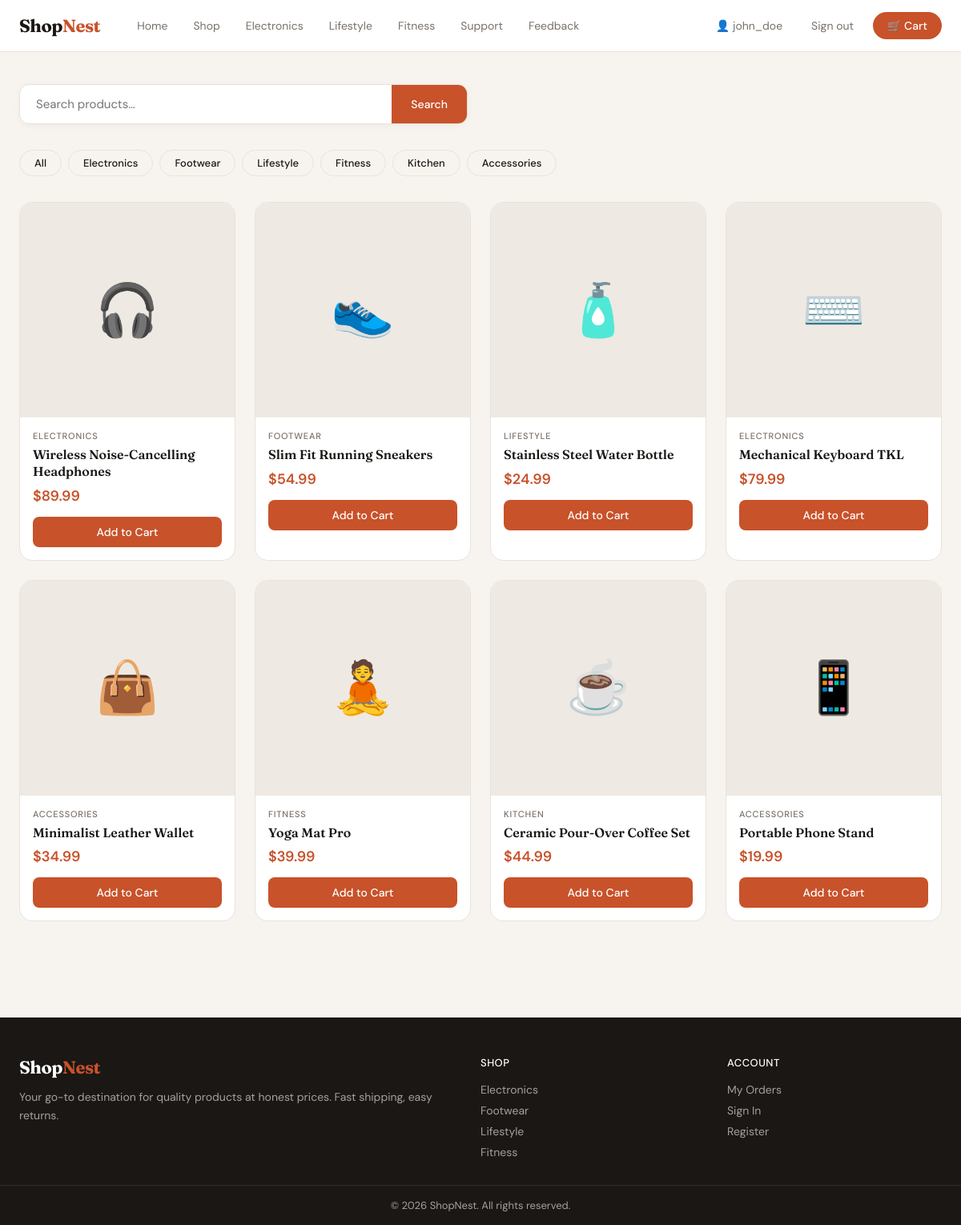
/products/index.php (signed in), run on the app's committed database.
### tables this page shows
CREATE TABLE products (
        id INTEGER PRIMARY KEY AUTOINCREMENT,
        name TEXT,
        description TEXT,
        price REAL,
        category TEXT,
        image TEXT,
        stock INTEGER DEFAULT 100
    );

### products/index.php (the view, shortened to what this page needs)
<?php
require_once __DIR__ . '/../layout.php';
$icons = [
    'headphones' => '🎧', 'sneakers' => '👟', 'bottle' => '🧴',
    'keyboard' => '⌨️', 'wallet' => '👜', 'yogamat' => '🧘',
    'coffee' => '☕', 'stand' => '📱'
];
$q = $_GET['q'] ?? '';
$category = $_GET['category'] ?? '';
if ($q !== '') {
    $products = $db->query("SELECT * FROM products WHERE name LIKE '%$q%' OR description LIKE '%$q%'")->fetchAll(PDO::FETCH_ASSOC);
} elseif ($category !== '') {
    $products = $db->query("SELECT * FROM products WHERE category = '$category'")->fetchAll(PDO::FETCH_ASSOC);
} else {
    $products = $db->query("SELECT * FROM products")->fetchAll(PDO::FETCH_ASSOC);
}
?>
<main>
    <section style="margin-bottom:32px;">
        <form action="/products" method="GET" class="search-bar" style="max-width:560px;">
            <input type="text" name="q" value="<?= $q  ?>" placeholder="Search products…">
            <button type="submit">Search</button>
        </form>
    </section>
    <div style="display:flex;gap:8px;flex-wrap:wrap;margin-bottom:32px;">
        <a href="/products" class="btn btn-outline" style="padding:7px 18px;font-size:13px;border-radius:20px;">All</a>
        <?php foreach (['Electronics','Footwear','Lifestyle','Fitness','Kitchen','Accessories'] as $cat): ?>
        <a href="/products?category=<?= urlencode($cat) ?>"
           class="btn btn-outline"
           style="padding:7px 18px;font-size:13px;border-radius:20px;<?= $category === $cat ? 'background:var(--accent);color:#fff;border-color:var(--accent);' : '' ?>">
            <?= $cat ?>
        </a>
        <?php endforeach; ?>
    </div>
    <?php if (empty($products)): ?>
    <div style="text-align:center;padding:80px 0;color:var(--muted);">
        <div style="font-size:48px;margin-bottom:16px;">🔍</div>
        <h3 style="font-family:'Fraunces',serif;margin-bottom:8px;">No products found</h3>
        <p>Try a different search term or browse all products.</p>
    </div>
    <?php else: ?>
    <div class="product-grid">
        <?php foreach ($products as $p): ?>
        <div class="product-card">
            <a href="/product?id=<?= $p['id'] ?>">
                <div class="product-img"><?= $icons[$p['image']] ?? '📦' ?></div>
            </a>
            <div class="product-body">
                <div class="product-category"><?= htmlspecialchars($p['category']) ?></div>
                <div class="product-name">
                    <a href="/product?id=<?= $p['id'] ?>"><?= htmlspecialchars($p['name']) ?></a>
                </div>
                <div class="product-price">$<?= number_format($p['price'], 2) ?></div>
                <form method="POST" action="/cart">
                    <button type="submit" class="btn btn-primary">Add to Cart</button>
                </form>
            </div>
        </div>
        <?php endforeach; ?>
    </div>
    <?php endif; ?>
</main>

### layout.php (style rules this page uses)
*, *::before, *::after { box-sizing: border-box; margin: 0; padding: 0; }
:root { --bg: #F7F4EF; --surface: #FFFFFF; --border: #E8E2D9; --text: #1A1714; --muted: #7A7168; --accent: #C8522A; --accent-hover: #A8421F; --accent-light: #F5EDE8; --success: #2D6A4F; --tag-bg: #EEE9E2; }
body { font-family: 'DM Sans', sans-serif; background: var(--bg); color: var(--text); min-height: 100vh; font-size: 15px; }
a { color: inherit; text-decoration: none; }
main { max-width: 1200px; margin: 0 auto; padding: 40px 24px; }
.search-bar { display: flex; gap: 0; background: var(--surface); border: 1px solid var(--border); border-radius: 12px; overflow: hidden; box-shadow: 0 2px 8px rgba(0,0,0,.04); }
.search-bar input { flex: 1; padding: 14px 20px; border: none; outline: none; font-family: 'DM Sans', sans-serif; font-size: 15px; background: transparent; color: var(--text); }
.search-bar button { padding: 14px 24px; background: var(--accent); border: none; cursor: pointer; color: #fff; font-size: 14px; font-weight: 500; font-family: 'DM Sans', sans-serif; transition: background .15s; }
.product-grid { display: grid; grid-template-columns: repeat(auto-fill, minmax(260px, 1fr)); gap: 24px; }
.product-card { background: var(--surface); border: 1px solid var(--border); border-radius: 16px; overflow: hidden; transition: box-shadow .2s, transform .2s; }
.product-img { width: 100%; aspect-ratio: 1; background: var(--tag-bg); display: flex; align-items: center; justify-content: center; font-size: 64px; }
.product-body { padding: 16px; }
.product-category { font-size: 11px; font-weight: 500; color: var(--muted); text-transform: uppercase; letter-spacing: .8px; margin-bottom: 6px; }
.product-name { font-family: 'Fraunces', serif; font-size: 16px; font-weight: 600; line-height: 1.3; margin-bottom: 8px; }
.product-price { font-size: 18px; font-weight: 600; color: var(--accent); margin-bottom: 14px; }
.btn { display: inline-block; padding: 10px 20px; border-radius: 8px; font-size: 14px; font-weight: 500; cursor: pointer; border: none; font-family: 'DM Sans', sans-serif; transition: all .15s; }
.btn-primary { background: var(--accent); color: #fff; width: 100%; text-align: center; }
.btn-outline { background: transparent; border: 1px solid var(--border); color: var(--text); }

### data on the page
products: image "🎧", category "ELECTRONICS", name "Wireless Noise-Cancelling Headphones", price "89.99"
products: image "👟", category "FOOTWEAR", name "Slim Fit Running Sneakers", price "54.99"
products: image "🧴", category "LIFESTYLE", name "Stainless Steel Water Bottle", price "24.99"
products: image "⌨️", category "ELECTRONICS", name "Mechanical Keyboard TKL", price "79.99"
products: image "👜", category "ACCESSORIES", name "Minimalist Leather Wallet", price "34.99"
products: image "🧘", category "FITNESS", name "Yoga Mat Pro", price "39.99"
products: image "☕", category "KITCHEN", name "Ceramic Pour-Over Coffee Set", price "44.99"
products: image "📱", category "ACCESSORIES", name "Portable Phone Stand", price "19.99"

### other printed values
$user "john_doe"
$cat "Electronics"
$cat "Footwear"
$cat "Lifestyle"
$cat "Fitness"
$cat "Kitchen"
$cat "Accessories"
